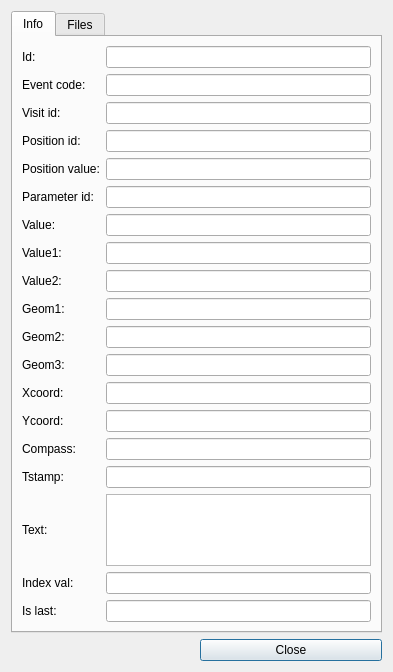
<?xml version="1.0" encoding="UTF-8"?>
<ui version="4.0">
 <class>dlg_visit_event_full</class>
 <widget class="QDialog" name="dlg_visit_event_full">
  <property name="geometry">
   <rect>
    <x>0</x>
    <y>0</y>
    <width>393</width>
    <height>631</height>
   </rect>
  </property>
  <property name="windowTitle">
   <string>Event</string>
  </property>
  <layout class="QGridLayout" name="gridLayout">
   <item row="0" column="0" colspan="2">
    <widget class="QTabWidget" name="tabWidget">
     <property name="currentIndex">
      <number>0</number>
     </property>
     <widget class="QWidget" name="tab_info">
      <attribute name="title">
       <string>Info</string>
      </attribute>
      <layout class="QGridLayout" name="gridLayout_2">
       <item row="0" column="0">
        <widget class="QLabel" name="lbl_id">
         <property name="text">
          <string>Id:</string>
         </property>
        </widget>
       </item>
       <item row="0" column="1">
        <widget class="QLineEdit" name="id"/>
       </item>
       <item row="1" column="0">
        <widget class="QLabel" name="lbl_event_code">
         <property name="text">
          <string>Event code:</string>
         </property>
        </widget>
       </item>
       <item row="1" column="1">
        <widget class="QLineEdit" name="event_code"/>
       </item>
       <item row="2" column="0">
        <widget class="QLabel" name="lbl_visit_id">
         <property name="text">
          <string>Visit id:</string>
         </property>
        </widget>
       </item>
       <item row="2" column="1">
        <widget class="QLineEdit" name="visit_id"/>
       </item>
       <item row="3" column="0">
        <widget class="QLabel" name="lbl_position_id">
         <property name="text">
          <string>Position id:</string>
         </property>
        </widget>
       </item>
       <item row="3" column="1">
        <widget class="QLineEdit" name="position_id"/>
       </item>
       <item row="4" column="0">
        <widget class="QLabel" name="lbl_position_value">
         <property name="text">
          <string>Position value:</string>
         </property>
        </widget>
       </item>
       <item row="4" column="1">
        <widget class="QLineEdit" name="position_value"/>
       </item>
       <item row="5" column="0">
        <widget class="QLabel" name="lbl_parameter_id">
         <property name="text">
          <string>Parameter id:</string>
         </property>
        </widget>
       </item>
       <item row="5" column="1">
        <widget class="QLineEdit" name="parameter_id"/>
       </item>
       <item row="6" column="0">
        <widget class="QLabel" name="lbl_value">
         <property name="text">
          <string>Value:</string>
         </property>
        </widget>
       </item>
       <item row="6" column="1">
        <widget class="QLineEdit" name="value"/>
       </item>
       <item row="7" column="0">
        <widget class="QLabel" name="lbl_value1">
         <property name="text">
          <string>Value1:</string>
         </property>
        </widget>
       </item>
       <item row="7" column="1">
        <widget class="QLineEdit" name="value1"/>
       </item>
       <item row="8" column="0">
        <widget class="QLabel" name="lbl_value2">
         <property name="text">
          <string>Value2:</string>
         </property>
        </widget>
       </item>
       <item row="8" column="1">
        <widget class="QLineEdit" name="value2"/>
       </item>
       <item row="9" column="0">
        <widget class="QLabel" name="lbl_geom1">
         <property name="text">
          <string>Geom1:</string>
         </property>
        </widget>
       </item>
       <item row="9" column="1">
        <widget class="QLineEdit" name="geom1"/>
       </item>
       <item row="10" column="0">
        <widget class="QLabel" name="lbl_geom2">
         <property name="text">
          <string>Geom2:</string>
         </property>
        </widget>
       </item>
       <item row="10" column="1">
        <widget class="QLineEdit" name="geom2"/>
       </item>
       <item row="11" column="0">
        <widget class="QLabel" name="lbl_geom3">
         <property name="text">
          <string>Geom3:</string>
         </property>
        </widget>
       </item>
       <item row="11" column="1">
        <widget class="QLineEdit" name="geom3"/>
       </item>
       <item row="12" column="0">
        <widget class="QLabel" name="lbl_xcoord">
         <property name="text">
          <string>Xcoord:</string>
         </property>
        </widget>
       </item>
       <item row="12" column="1">
        <widget class="QLineEdit" name="xcoord"/>
       </item>
       <item row="13" column="0">
        <widget class="QLabel" name="lbl_ycoord">
         <property name="text">
          <string>Ycoord:</string>
         </property>
        </widget>
       </item>
       <item row="13" column="1">
        <widget class="QLineEdit" name="ycoord"/>
       </item>
       <item row="14" column="0">
        <widget class="QLabel" name="lbl_compass">
         <property name="text">
          <string>Compass:</string>
         </property>
        </widget>
       </item>
       <item row="14" column="1">
        <widget class="QLineEdit" name="compass"/>
       </item>
       <item row="15" column="0">
        <widget class="QLabel" name="lbl_tstamp">
         <property name="text">
          <string>Tstamp:</string>
         </property>
        </widget>
       </item>
       <item row="15" column="1">
        <widget class="QLineEdit" name="tstamp"/>
       </item>
       <item row="16" column="0">
        <widget class="QLabel" name="lbl_text">
         <property name="text">
          <string>Text:</string>
         </property>
        </widget>
       </item>
       <item row="16" column="1">
        <widget class="QTextEdit" name="text"/>
       </item>
       <item row="17" column="0">
        <widget class="QLabel" name="lbl_index_val">
         <property name="text">
          <string>Index val:</string>
         </property>
        </widget>
       </item>
       <item row="17" column="1">
        <widget class="QLineEdit" name="index_val"/>
       </item>
       <item row="18" column="0">
        <widget class="QLabel" name="lbl_is_last">
         <property name="text">
          <string>Is last:</string>
         </property>
        </widget>
       </item>
       <item row="18" column="1">
        <widget class="QLineEdit" name="is_last"/>
       </item>
      </layout>
     </widget>
     <widget class="QWidget" name="tab_files">
      <attribute name="title">
       <string>Files</string>
      </attribute>
      <layout class="QGridLayout" name="gridLayout_3">
       <item row="0" column="0">
        <widget class="QLabel" name="lbl_files">
         <property name="text">
          <string>Files:</string>
         </property>
        </widget>
       </item>
       <item row="1" column="0">
        <widget class="QTableView" name="tbl_docs_x_event">
         <property name="sortingEnabled">
          <bool>true</bool>
         </property>
        </widget>
       </item>
      </layout>
     </widget>
    </widget>
   </item>
   <item row="1" column="1">
    <widget class="QPushButton" name="btn_close">
     <property name="text">
      <string>Close</string>
     </property>
    </widget>
   </item>
  </layout>
 </widget>
 <resources/>
 <connections/>
</ui>
